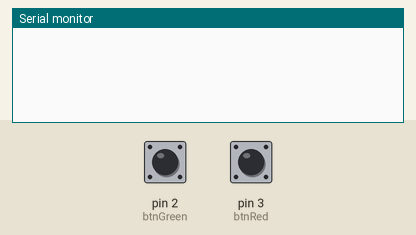
This sketch was run on a simulated Arduino Uno, built with avr-gcc and run on an emulated ATmega328P. Parts: the last lines printed to the serial monitor. The test bench sets the inputs (shaded band); at power-on: pin 2 (btnGreen) HIGH, pin 3 (btnRed) HIGH.

Above: at 1.2 s.
1.3 s: pin 2 (btnGreen) pulled LOW for 0.15 s
At 2.6 s:
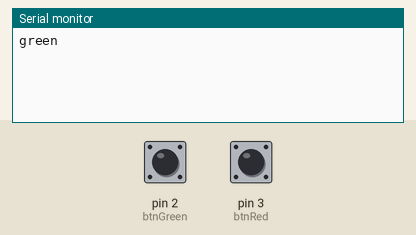
2.9 s: pin 3 (btnRed) pulled LOW for 0.15 s
At 4.2 s:
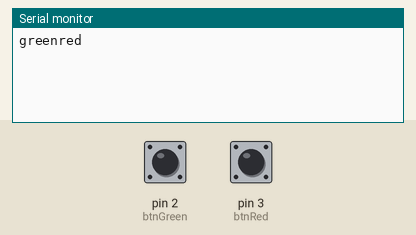

Measured:
- after the input at 1.3 s, the serial monitor: prints a new line after 0.20 s (image 1)
- after the input at 2.9 s, the serial monitor: prints a new line after 0.20 s (image 2)

The sketch:

button-ctrl.ino
```cpp
// constants won't change. They're used here to
// set pin numbers:
const int btnGreen = 2;
const int btnRed = 3;

int greenState = HIGH;
int redState = HIGH;

int lastGreenState = greenState;
int lastRedState = redState;

// the following variables are long's because the time, measured in miliseconds,
// will quickly become a bigger number than can be stored in an int.
long lastDebounceTime = millis();  // the last time the output pin was toggled
long debounceDelay = 50;    // the debounce time; increase if the output flickers

void setup() {
  pinMode(btnGreen, INPUT);
  pinMode(btnRed, INPUT);
  Serial.begin(9600);
}

void loop() {

  // read the state of the switch into a local variable:
  int readingGreen = digitalRead(btnGreen);
  int readingRed = digitalRead(btnRed);

  // If the switch changed, due to noise or pressing:
  if (readingGreen != lastGreenState || readingRed != lastRedState) {
    // reset the debouncing timer
    lastDebounceTime = millis();
  }

  if ((millis() - lastDebounceTime) > debounceDelay) {
    // whatever the readingGreen is at, it's been there for longer
    // than the debounce delay, so take it as the actual current state:

    // if the button state has changed:
    if (readingGreen != greenState) {
      greenState = readingGreen;
      if (greenState == HIGH){
        Serial.print("green");
      }
    }

    if (readingRed != redState) {
      redState = readingRed;
      if  (redState == HIGH) {
        Serial.print("red");
      }
    }
  }


  // save the readingGreen.  Next time through the loop,
  // it'll be the lastButtonState:
  lastGreenState = readingGreen;
  lastRedState = readingRed;
}
```
